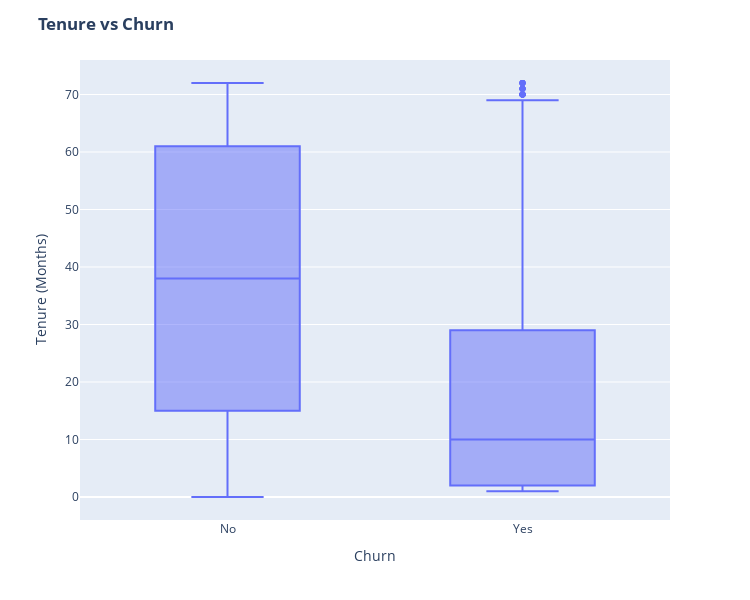

The notebook cell saved with this chart:
### Markdown cell above
## To-Do: EDA, feature engineering

### Code cell
fig = px.box(data, x='Churn', y = 'tenure')

# Update yaxis properties
fig.update_yaxes(title_text='Tenure (Months)', row=1, col=1)
# Update xaxis properties
fig.update_xaxes(title_text='Churn', row=1, col=1)

# Update size and title
fig.update_layout(autosize=True, width=750, height=600,
    title_font=dict(size=25, family='Courier'),
    title='<b>Tenure vs Churn</b>',
)

fig.show()

### Figure 1 — Plotly figure (JSON) as saved in the notebook; plotly's stock layout.template omitted (floating-point values rounded to 4 significant figures; data arrays with more than 128 entries replaced by an {"elided": "..."} marker saying what was removed)
{"data": [{"alignmentgroup": "True", "hovertemplate": "Churn=%{x}<br>tenure=%{y}<extra></extra>", "legendgroup": "", "marker": {"color": "#636efa"}, "name": "", "notched": false, "offsetgroup": "", "orientation": "v", "showlegend": false, "type": "box", "x": {"elided": "7043 str values"}, "x0": " ", "xaxis": "x", "y": {"elided": "7043 int values"}, "y0": " ", "yaxis": "y"}], "layout": {"autosize": true, "boxmode": "group", "height": 600, "legend": {"tracegroupgap": 0}, "margin": {"t": 60}, "title": {"text": "<b>Tenure vs Churn</b>"}, "width": 750, "xaxis": {"anchor": "y", "domain": [0, 1], "title": {"text": "Churn"}}, "yaxis": {"anchor": "x", "domain": [0, 1], "title": {"text": "Tenure (Months)"}}}}
